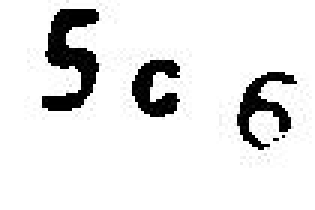
#> input picture data/proceeded_captchas/c2.jpg, 105 x 70 px, found by its file name (shown 3 times larger); its folder holds only this picture in this run
$ python prepare_data.py
#> lines starting #> are read from the running program, lines starting #| are printed output that depends on the picture; after the words box and inside, x2 and y2 are one past the last pixel; in counts of white or black regions, pixels touching at a corner belong together; pictures that were not available may be replaced by others from this repository, and a replacement may not be noted
import os
import cv2.cv2 as cv
from os import listdir
from os.path import join, isfile
from PIL import Image, ImageChops
import random
import string

list_chars = [f for f in listdir('data/chars') if isfile(join('data/chars', f)) and 'jpg' in f]

def rand_string(N=6):
    	return ''.join(random.SystemRandom().choice(string.ascii_uppercase + string.digits) for _ in range(N))

def rename(path, filename, letter):
    	os.rename(join(path,filename), join(path, letter+'-' + rand_string() + '.jpg'))

# [32 lines left out: functions process_directory, process_image, detect_char, not called in this run]

def hello_world():
    print("Hello, World!")

def source_from_dir(dir):
#> in image_annotation, src is the input picture: shape (70, 105); min 0, max 255, mean 229.3
#> in image_annotation, `dst = cv.fastNlMeansDenoisingColored(img, None, 50 ,50 ,7 ,21)`:
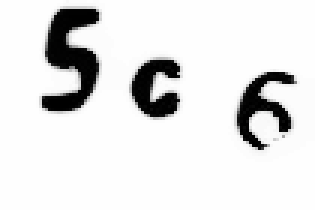
#> dst: shape (70, 105, 3) (shown 3 times larger); mean B, G, R 226.5, 226.6, 226.5
#> in image_annotation, `img = img.point(lambda x: 0 if x<128 else 255, '1')`:
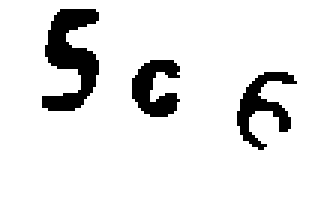
#> img: PIL image 105x70 1 (shown 3 times larger); 89.8% white; 3 black regions, box (x1, y1, x2, y2) and area: (14, 3, 33, 37) 360, (79, 24, 99, 50) 202, (44, 20, 60, 39) 190
    print(dir)
    fileList = []
    fileList = [f for f in listdir(dir) if isfile(join(dir, f))]
    print(fileList)
    return fileList

def crop(fileList, out_directory):
#> called with out_directory = 'data/crop_captchas'
    print("Hello, World!")
    for file in fileList:
        proceededCaptchas = 'data/proceeded_captchas/'+file
        part = 0
        print(proceededCaptchas)
        img = Image.open(proceededCaptchas)
#> img: PIL image 105x70 L
        print('Croping: '+proceededCaptchas)
        p = img.convert('L')
        w, h = p.size
#> w = 105; h = 70
        letters = []
        left, right= -1, -1
        found = False
        for i in range(w):
            in_letter = False
            for j in range(h):
                if p.getpixel((i,j)) == 0:
                    in_letter = True
                    break
            if not found and in_letter:
                found = True
                left = i
            if found and not in_letter and i-left > 25:
                found = False
                right = i
                letters.append([left, right])
#> after the loop, found = True; left = 79; letters = [[14, 40], [44, 70]]; right = 70
        origin = proceededCaptchas.split('/')[-1].split('.')[0]
        for [l,r] in letters:
            if r-l < 40:
                bbox = (l, 0, r, h)
#> bbox = (14, 0, 40, 70)
                crop = img.crop(bbox)
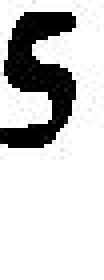
#> crop: PIL image 26x70 L (shown 4 times larger); min 0, max 255, mean 204.2
                crop = crop.resize((30,60))
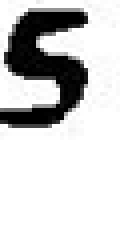
#> crop: PIL image 30x60 L (shown 4 times larger); min 0, max 255, mean 204.1
                crop.save(join(out_directory, '{0:04}_{1}.jpg'.format(part, origin)))
                part += 1

# [24 lines left out: function adjust, not called in this run]

def image_annotation(fileList):
    for captcha in fileList:
        captchaName = 'captcha/'+captcha
        print('Captcha name: '+captchaName)
        src = cv.imread(captchaName, 0)
        img = cv.cvtColor(src, cv.COLOR_GRAY2BGR)
        dst = cv.fastNlMeansDenoisingColored(img, None, 50 ,50 ,7 ,21)
        cv.imwrite('data/proceeded_captchas/'+captcha, dst)
        img = Image.open('data/proceeded_captchas/'+captcha).convert('L')
        img = img.point(lambda x: 0 if x<128 else 255, '1')
        img.save('data/proceeded_captchas/'+captcha)

if __name__=='__main__':
    #hello_world()
    fileList = source_from_dir('captcha')
    #reduce_noise("captcha/7a39227b-9a33-4135-b318-70694d3dce22.png")
    image_annotation(fileList)
    fileList = source_from_dir('data/proceeded_captchas')
    crop(fileList, 'data/crop_captchas')
    #adjust("data", "0002_c1.jpg")
    #temp_fuction()
    pass
